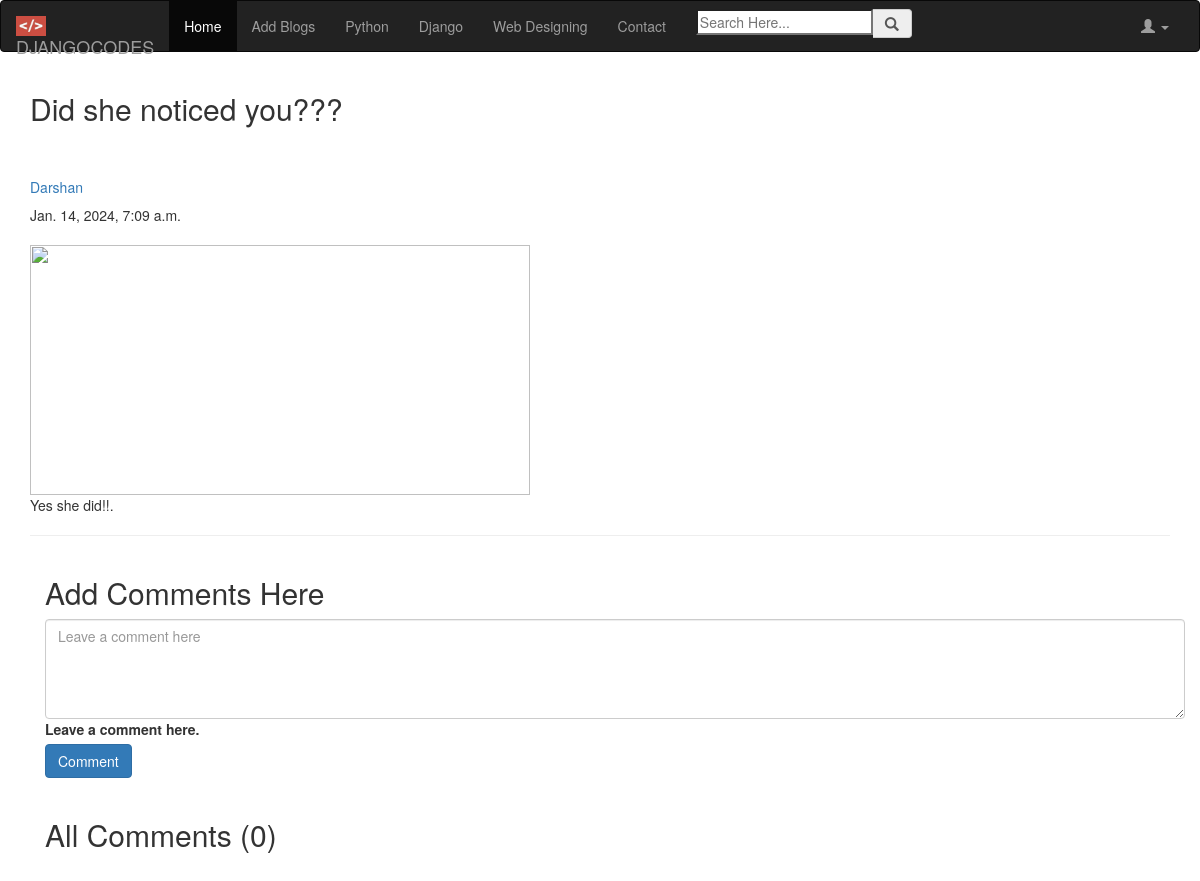
Page /blogs_comments/did-she-noticed-you/ (signed in) on the committed database.
### codeapp/models.py (models this page shows, shortened)
class BlogPost(models.Model):
    title=models.CharField(max_length=200)
    author=models.ForeignKey(User,on_delete=models.CASCADE)
    tag=models.CharField(
        max_length=20,
        choices=TAG_CHOICES,
        default='General')
    content=models.TextField()
    slug=models.SlugField(unique=True)
    image=models.ImageField(upload_to='profile_pics',blank=True,null=True)
    datetime=models.DateTimeField(auto_now_add=True)
    likes=models.IntegerField(default=0)
    class   Meta:
        ordering    =   ['-datetime']

### codeapp/views.py (the view)
# urls.py: path('blogs_comments/<str:slug>/',views.blogs_comments,name='blogs_comments'),
def blogs_comments(request, slug):
    post = BlogPost.objects.filter(slug=slug).first()
    comments = Comment.objects.filter(blog=post)
    if request.method == 'POST':
        user = request.user
        content = request.POST.get('content', '')
        comment = Comment(user=user, content=content, blog=post)
        comment.save()
    return render(request, 'codeapp/blog_comments.html', {'comments': comments, 'post': post})

### codeapp/templates/codeapp/blog_comments.html (shortened to what this page needs)
{% extends 'codeapp/base.html' %}
{% block content %}
{% load humanize %}
<div class="container w-75 my-4">
    <h2 class="blog-post-title">{{post.title}}</h2>
    <br>
    <div class="media">
        <div class="media-body">
            <h5 class="mt-0"><a href="/user_profile/{{post.author.id}}/">{{post.author}}
                </a></h5>
            {{post.datetime}}
        </div>
    </div>
    <br>
    <img src="/media/{{post.image}}" alt="" height="250px" width="500px">
    <br>
    <p>{{post.content}}.</p>
    <hr>
    {% if user.is_authenticated %}
    <div class="container">
        <h2>Add Comments Here</h2>
        <form action="/blog/{{post.slug}}/" method="POST"> {% csrf_token %}
            <div class="form-floating">
                <textarea class="form-control" placeholder="Leave a comment here" id="floatingTextarea2"
                    style="height: 100px" id="content" name="content"></textarea>
                <label for="floatingTextarea2">Leave a comment here.</label>
                <br>
                <button type="submit" class="btn btn-primary">Comment</button>
            </div>
        </form>
        {% else %}
        <div class="container">
            <h4><a href="/login/">Login</a> to post comments below.</h4>
            {% endif %}
            <br>
            <h2>All Comments ({{comments.count}})</h2>
            <br>
        </div>
    </div>
    {% endblock content %}

### rows in the picture
BlogPost: title "Did she noticed you???", author "Darshan", datetime "Jan. 14, 2024, 7:09 a.m.", content "Yes she did!!"

### other values in the picture
{{ comments.count }} "0"
